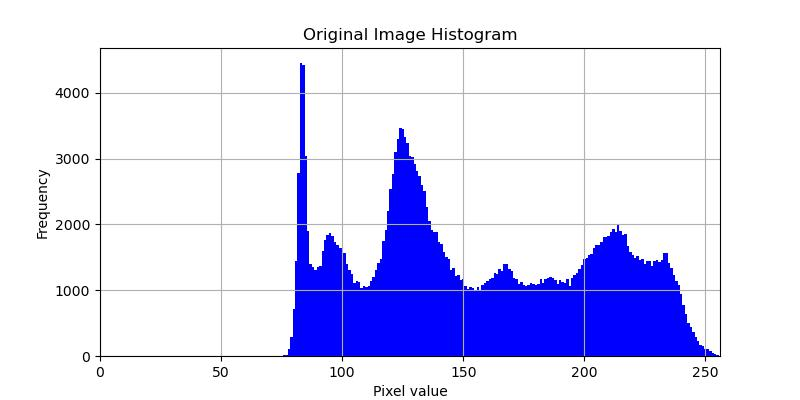
#> input picture hw4/result/1-2.jpg, 800 x 400 px, given in place of demo-1.jpg, which was not available
$ python 1.py
#> lines starting #> are read from the running program, lines starting #| are printed output that depends on the picture; pictures that were not available may be replaced by others from this repository, and a replacement may not be noted
import cv2
import os
import numpy as np
import matplotlib.pyplot as plt

# Create a function to save histogram as an image
def save_histogram(hist, title, filename):
    plt.figure(figsize=(8, 4))
    plt.bar(np.arange(256), hist, color='blue', width=1)  # Use bar for histogram
    plt.title(title)
    plt.xlim([0, 256])
    plt.xlabel('Pixel value')
    plt.ylabel('Frequency')
    plt.grid()
    plt.savefig(filename)
    plt.close()


# Define a function to create the Gaussian and Laplacian pyramid images in a structured layout
def process(image):
    gaussian_pyramid = []
    laplacian_pyramid = []

    current_image = image.copy()
    original_height, original_width = image.shape[:2]
#> original_height = 400; original_width = 800

    for _ in range(3):
        # Apply Gaussian blur and downsample
        blurred = cv2.GaussianBlur(current_image, (5, 5), 0)
        downsampled = cv2.pyrDown(blurred)
        gaussian_pyramid.append(downsampled)

        # Upsample to the current image size and create the residual (Laplacian) image
        upsampled = cv2.pyrUp(
            downsampled, dstsize=(current_image.shape[1], current_image.shape[0])
        )
        residual = current_image.astype(int) - upsampled.astype(int)
        residual = cv2.add(residual, 128)
        laplacian_pyramid.append(residual)

        # Prepare the next iteration with the downsampled image
        current_image = downsampled
#> this loop made 3 passes
#> pass 1, in process, `residual = current_image.astype(int) - upsampled.astype(int)`:
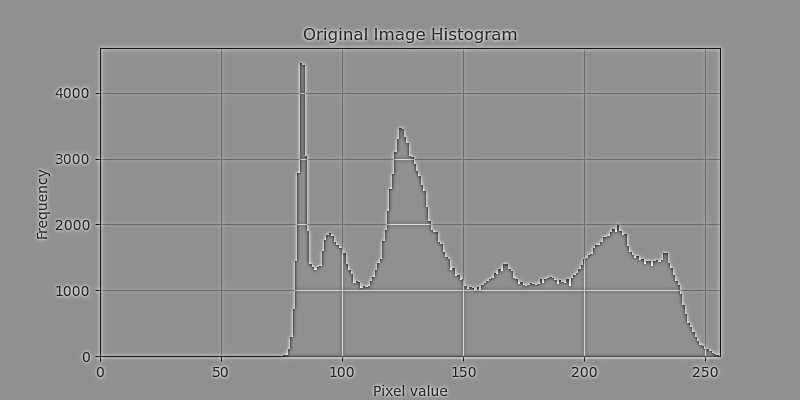
#> residual: shape (400, 800) int64; min -222, max 170, mean -0.1; drawn with min black and max white
#> after the loop:
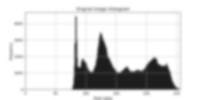
#> blurred: shape (100, 200); min 29, max 255, mean 221.5
#> after the loop:
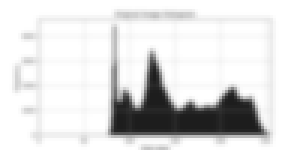
#> current_image: shape (50, 100) (shown 3 times larger); min 29, max 255, mean 221.5
#> after the loop, gaussian_pyramid = 3 items; laplacian_pyramid = 3 items

    # Resize all images to the same width for display
    display_images = []
    for i, (g, l) in enumerate(zip(gaussian_pyramid, laplacian_pyramid)):
        g_resized = cv2.resize(
            g, (original_width // (2 ** (i + 1)), original_height // (2 ** (i + 1)))
        )
        l_resized = cv2.resize(
            l, (original_width // (2 ** (i)), original_height // (2 ** (i)))
        )
        display_images.append((g_resized, l_resized))
#> this loop made 3 passes
#> pass 3, in process, `l_resized = cv2.resize( l, (original_width // (2 ** (i)), original_hei..`:
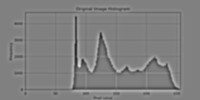
#> l_resized: shape (100, 200) int32; min 38, max 230, mean 127.9
#> after the loop, display_images = 3 items

    # Prepare a blank canvas for layout (size based on expected arrangement)
    canvas_height = original_height * 2
#> canvas_height = 800
    canvas_width = original_width + sum(img.shape[1] for img, _ in display_images)
#> canvas_width = 1500
    canvas = np.ones((canvas_height, canvas_width), dtype=np.uint8) * 255

    # Place the original image at the top-left corner of the canvas
    canvas[0:original_height, 0:original_width] = image
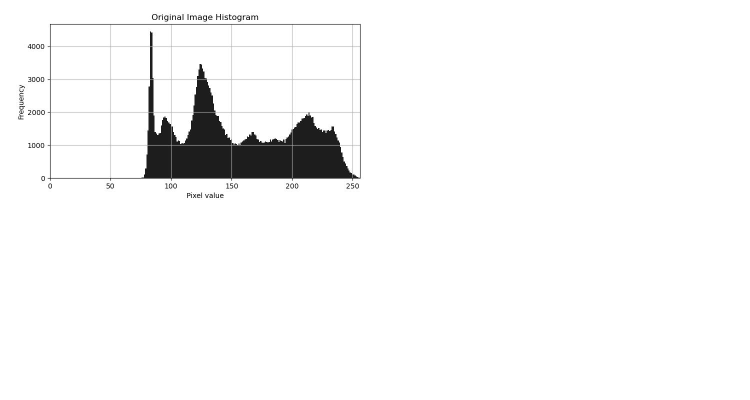
#> canvas: shape (800, 1500) (shown at 1/2 size); min 0, max 255, mean 246.1

    # Place the pyramid images in a grid pattern
    y_offset = original_width
#> y_offset = 800
    for i, (g_resized, l_resized) in enumerate(display_images):
        # Place Gaussian pyramid image
        g_height, g_width = g_resized.shape[:2]
        canvas[
            original_height - g_height : original_height, y_offset : y_offset + g_width
        ] = g_resized

        # Place Laplacian pyramid image next to it
        l_height, l_width = l_resized.shape[:2]
        canvas[
            original_height : original_height + l_height, y_offset - l_width : y_offset
        ] = l_resized

        # Add the third Gaussian approximation under the third Laplacian image
        if i == 2:  # Check if this is the third level
            canvas[
                original_height: original_height+g_height,
                y_offset : y_offset + g_width,
            ] = g_resized

        # Update the vertical offset for the next level
        y_offset += g_width
#> this loop made 3 passes
#> (g_height, g_width, l_height, l_width, y_offset) on passes 1 to 3: (200, 400, 400, 800, 1200), (100, 200, 200, 400, 1400), (50, 100, 100, 200, 1500)
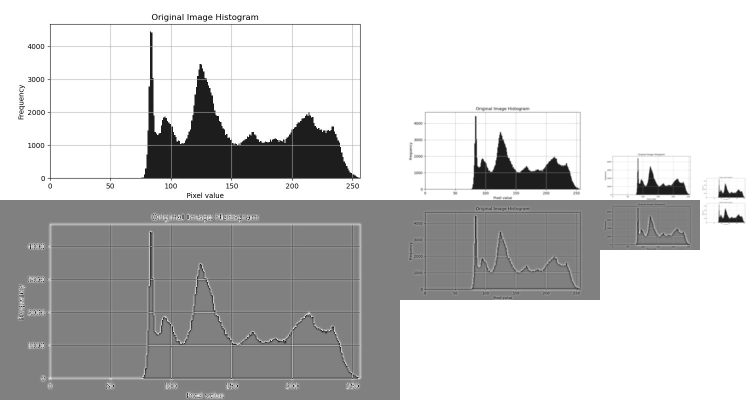
#> canvas: shape (800, 1500) (shown at 1/2 size); min 0, max 255, mean 199.1
#> after the loop, y_offset = 1500

    #计算并保存原图和第一张残差图的直方图
    hist1, bin1 = np.histogram(image.flatten(), bins=256, range=[0, 256])
#> hist1 = 256 values, max 236179 at index 255, min 1 at index 143, mean 1250; bin1 = 257 values from 0 to 256
    hist2, bin2 = np.histogram(display_images[0][1].flatten(), bins=256, range=[0, 256])
#> hist2 = 256 values, max 232544 at index 128, min 4 at index 246, mean 1239.2; bin2 = 257 values from 0 to 256
    # Save the histograms
    save_histogram(hist1, 'Original Image Histogram', 'result\\1-2.jpg')
    save_histogram(hist2, 'First Residual Image Histogram', 'result\\1-3.jpg')
#> call 2 of save_histogram, with hist = array of shape (256,), title = 'First Residual Image Histogram', filename = 'result\\1-3.jpg'
#> in save_histogram (call 2), `plt.savefig(filename)`:
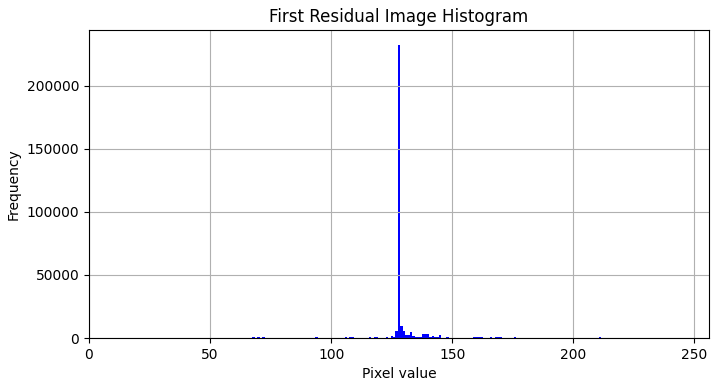
#> figure drawn by matplotlib, 1 panel; tallest bar 232544 high, from x = 127.5 to 128.5
    return canvas


# Set the working directory and load the image
current_dir = os.path.dirname(os.path.abspath(__file__))
os.chdir(current_dir)
image_path = r"test images\\demo-1.jpg"
image = cv2.imread(image_path, cv2.IMREAD_GRAYSCALE)

# Process the image to get the final result
result = process(image)

# Save the result
cv2.imwrite("result\\1-1.jpg", result)
